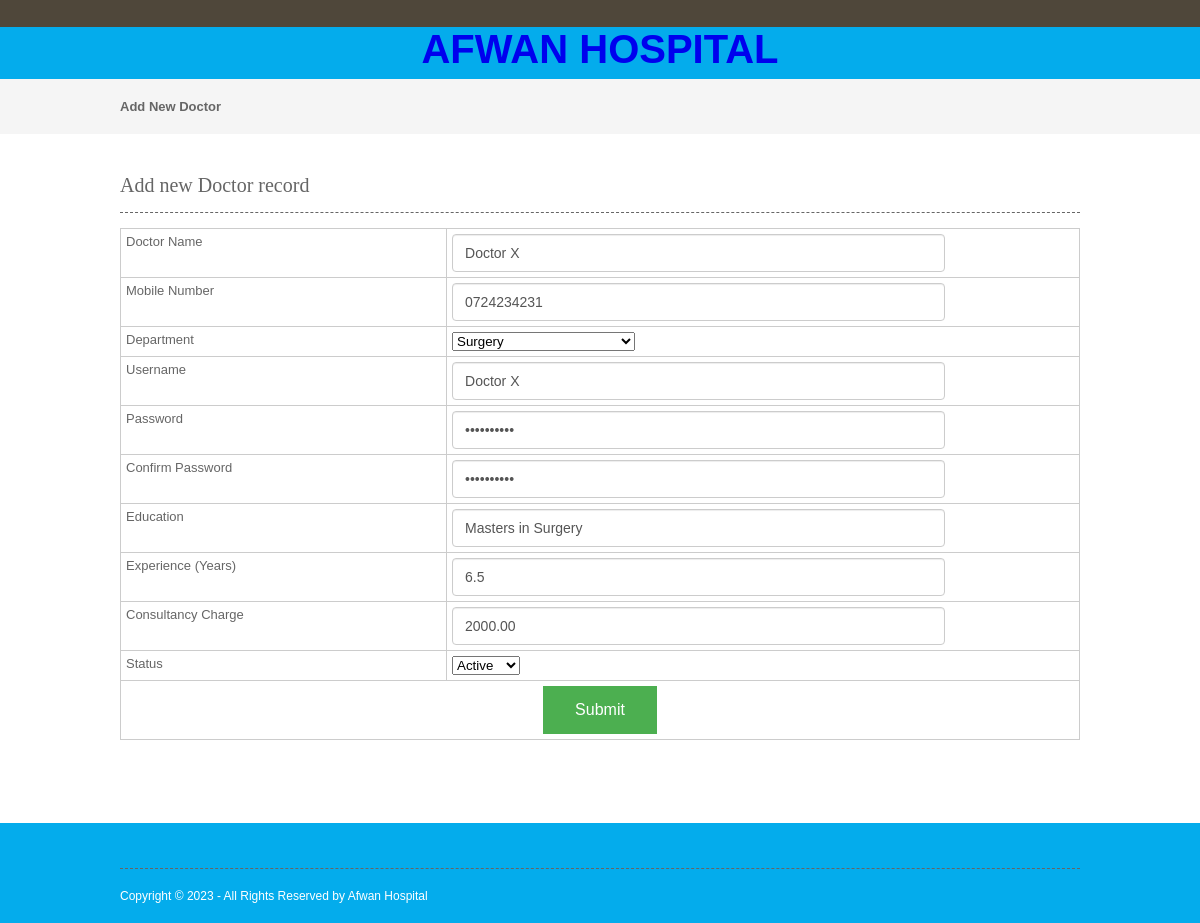
/doctor.php?editid=63, run on the app's committed database.
### tables this page shows
CREATE TABLE `doctor` (
  `doctorid` int(10) NOT NULL,
  `doctorname` varchar(50) NOT NULL,
  `mobileno` varchar(15) NOT NULL,
  `departmentid` int(10) NOT NULL,
  `loginid` varchar(25) NOT NULL,
  `password` varchar(25) NOT NULL,
  `status` varchar(10) NOT NULL,
  `education` varchar(25) NOT NULL,
  `experience` float(11,1) NOT NULL,
  `consultancy_charge` float(10,2) NOT NULL
);

### doctor.php (the view, shortened to what this page needs)
<?php
include("headers.php");
include("dbconnection.php");
if(isset($_GET[editid]))
{
	$sql="SELECT * FROM doctor WHERE doctorid='$_GET[editid]' ";
	$qsql = mysqli_query($con,$sql);
	$rsedit = mysqli_fetch_array($qsql);
}
?>
<div class="wrapper col2">
  <div id="breadcrumb">
    <ul>
      <li class="first">Add New Doctor </li></ul>
  </div>
</div>
<div class="wrapper col4">
  <div id="container">
    <h1>Add new Doctor record</h1>
    <form method="post" action="" name="frmdoct" onSubmit="return validateform()">
    <table width="418" border="3">
      <tbody>
        <tr>
          <td width="34%">Doctor Name</td>
          <td width="66%"><input type="text" name="doctorname" id="doctorname" value="<?php echo $rsedit[doctorname]; ?>" /></td>
        </tr>
        <tr>
          <td>Mobile Number</td>
          <td><input type="text" name="mobilenumber" id="mobilenumber" value="<?php echo $rsedit[mobileno]; ?>"/></td>
        </tr>
        <tr>
          <td>Department</td>
          <td><select name="select3" id="select3">
            <?php
		  	$sqldepartment= "SELECT * FROM department WHERE status='Active'";
			$qsqldepartment = mysqli_query($con,$sqldepartment);
			while($rsdepartment=mysqli_fetch_array($qsqldepartment))
			{
				if($rsdepartment[departmentid] == $rsedit[departmentid])
				{
	echo "<option value='$rsdepartment[departmentid]' selected>$rsdepartment[departmentname]</option>";
				}
				else
				{
  echo "<option value='$rsdepartment[departmentid]'>$rsdepartment[departmentname]</option>";
				}
			}
		  ?>
          </select></td>
        </tr>
        <tr>
          <td>Username</td>
          <td><input type="text" name="loginid" id="loginid" value="<?php echo $rsedit[loginid]; ?>"/></td>
        </tr>
        <tr>
          <td>Password</td>
          <td><input type="password" name="password" id="password" value="<?php echo $rsedit[password]; ?>"/></td>
        </tr>
        <tr>
          <td>Confirm Password</td>
          <td><input type="password" name="cnfirmpassword" id="cnfirmpassword" value="<?php echo $rsedit[password]; ?>"/></td>
        </tr>
        <tr>
          <td>Education</td>
          <td><input type="text" name="education" id="education" value="<?php echo $rsedit[education]; ?>" /></td>
        </tr>
        <tr>
          <td>Experience (Years)</td>
          <td><input type="text" name="experience" id="experience" value="<?php echo $rsedit[experience]; ?>"/></td>
        </tr>
        <tr>
          <td>Consultancy Charge</td>
          <td><input type="text" name="consultancy_charge" id="consultancy_charge" value="<?php echo $rsedit[consultancy_charge]; ?>"/></td>
        </tr>
        <tr>
          <td>Status</td>
          <td><select name="select" id="select">
            <?php
		  $arr= array("Active","Inactive");
		  foreach($arr as $val)
		  {
			  if($val == $rsedit[status])
			  {
			  echo "<option value='$val' selected>$val</option>";
			  }
			  else
			  {
			  echo "<option value='$val'>$val</option>";
			  }
		  }
		  ?>
          </select></td>
        </tr>
        <tr>
          <td colspan="2" align="center"><input type="submit" name="submit" id="submit" value="Submit" /></td>
        </tr>
      </tbody>
    </table>
    </form>
    <p>&nbsp;</p>
  </div>
</div>
<?php
include("footers.php");
?>

### layout/styles/layout.css (style rules this page uses)
html { overflow-y:scroll; }
body { margin:0; padding:0; font-size:13px; font-family:verdana, Arial, Helvetica, sans-serif; color:#FFFFFF; background-color:#4F473A; }
div.wrapper { display:block; width:100%; margin:0; text-align:left; }
.col2 { color:#666666; background-color:#F5F5F5; }
.col3, .col4 { color:#666666; background-color:#FFFFFF; }
#head, #gallery, #breadcrumb, #container, #footer { display:block; position:relative; width:960px; margin:0 auto; }
#breadcrumb { padding:20px 0; }
#breadcrumb ul { margin:0; padding:0; list-style:none; }
#breadcrumb ul li { display:inline; }
#breadcrumb ul li.first { font-weight:bold; }
#container { padding:40px 0; }
#container h1, #container h2, #container h3, #container h4, #container h5, #container h6 { margin:0 0 15px 0; padding:0 0 15px 0; line-height:normal; font-weight:normal; font-size:20px; font-family:Georgia, "Times New Roman", Times, serif; border-bottom:1px dashed #666666; }

### layout/styles/forms.css (style rules this page uses)
form, fieldset, legend { margin:0; padding:0; border:none; }

### layout/styles/tables.css (style rules this page uses)
table { width:100%; border-collapse:collapse; table-layout:auto; vertical-align:top; margin-bottom:15px; border:1px solid #CCCCCC; }
table tbody td { vertical-align:top; border-collapse:collapse; border-left:1px solid #CCCCCC; border-right:1px solid #CCCCCC; }
table thead th, table tbody td { padding:5px; border-collapse:collapse; }

### headers.php (style rules this page uses)
input[type=submit] { background-color: #4CAF50; border: none; cursor:pointer; color: white; padding: 15px 32px; text-align: center; text-decoration: none; display: inline-block; font-size: 16px; }
input[type=text] { display: block; width: 75%; height: 24px; padding: 6px 12px; font-size: 14px; line-height: 1.42857143; color: #555; background-color: #fff; background-image: none; border: 1px solid #ccc; border-radius: 4px; -webkit-box-shadow: inset 0 1px 1px rgba(0,0,0,.075); box-shadow: inset 0 1px 1px rgba(0,0,0,.075); -webkit-transition: border-color ease-in-out .15s,-webkit-box-shadow ease-in-out .15s; -o-transition: border-color ease-in-out .15s,box-shadow ease-in-out .15s; transition: border-color ease-in-out .15s,box-shadow ease-in-out .15s; }
input[type=password] { display: block; width: 75%; height: 24px; padding: 6px 12px; font-size: 14px; line-height: 1.42857143; color: #555; background-color: #fff; background-image: none; border: 1px solid #ccc; border-radius: 4px; -webkit-box-shadow: inset 0 1px 1px rgba(0,0,0,.075); box-shadow: inset 0 1px 1px rgba(0,0,0,.075); -webkit-transition: border-color ease-in-out .15s,-webkit-box-shadow ease-in-out .15s; -o-transition: border-color ease-in-out .15s,box-shadow ease-in-out .15s; transition: border-color ease-in-out .15s,box-shadow ease-in-out .15s; }

### data on the page
doctor: doctorname "Doctor X", mobilenumber "0724234231", loginid "Doctor X", education "Masters in Surgery", experience "6.5", consultancy_charge "2000.00", select "Active"

### other printed values
form field select3 "Surgery"
